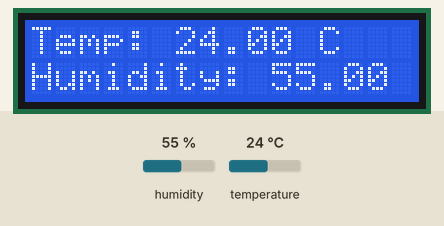
This sketch was run on a simulated Arduino Uno, built with avr-gcc and run on an emulated ATmega328P. On the bench: 16×2 character LCD. Inputs (shaded band) come from the test bench; at power-on: humidity 55 %, temperature 24 °C.

Above: at 2.6 s.
2.7 s: humidity set to 22 %
At 4.6 s:
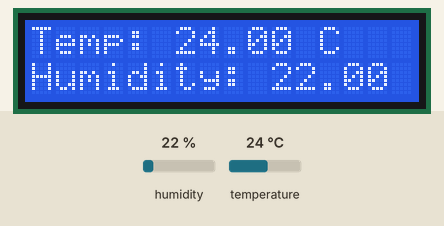
5.7 s: temperature set to 12 °C
At 7.2 s:
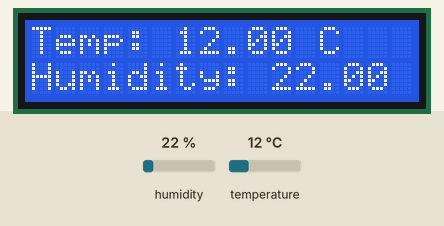
8.7 s: humidity set to 40 %
At 11.1 s:
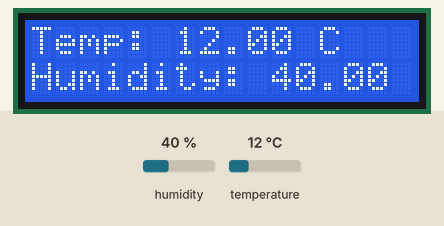
11.7 s: temperature set to 19 °C
At 13.6 s:
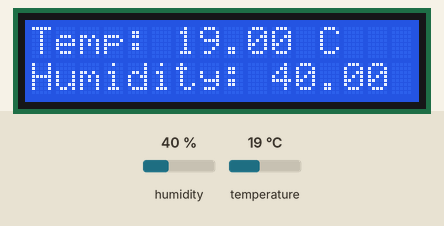
Timing chart, 0 to 15.1 s (numbered marks = the images above; inputs shaded):
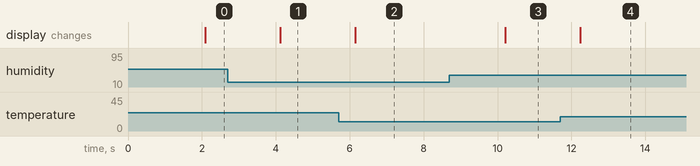

The sketch:

DHT.ino
```cpp
#include <LiquidCrystal.h>
#include <DHT.h>

#define DHTPIN 7     // Pin where the DHT sensor is connected
#define DHTTYPE DHT11   // DHT 11

DHT dht(DHTPIN, DHTTYPE);
LiquidCrystal lcd(12, 11, 5, 4, 3, 2);

void setup() {
  lcd.begin(16, 2);  // Initialize the LCD with 16 columns and 2 rows
  dht.begin();       // Initialize the DHT sensor
}

void loop() {
  delay(2000);  // Wait a few seconds between measurements

  float humidity = dht.readHumidity();
  float temperature = dht.readTemperature();

  // Check if any reads failed and exit early (to try again).
  if (isnan(humidity) || isnan(temperature)) {
    lcd.setCursor(0, 0);
    lcd.print("Failed to read");
    return;
  }

  // Display temperature and humidity on the LCD
  lcd.setCursor(0, 0);
  lcd.print("Temp: ");
  lcd.print(temperature);
  lcd.print(" C");

  lcd.setCursor(0, 1);
  lcd.print("Humidity: ");
  lcd.print(humidity);
  lcd.print(" %");
}
```

Measured:
- after the input at 2.7 s, the display: changes after 1.4 s (image 1)
- after the input at 5.7 s, the display: changes after 0.45 s (image 2)
- after the input at 8.7 s, the display: changes after 1.5 s (image 3)
- after the input at 11.7 s, the display: changes after 0.53 s (image 4)
